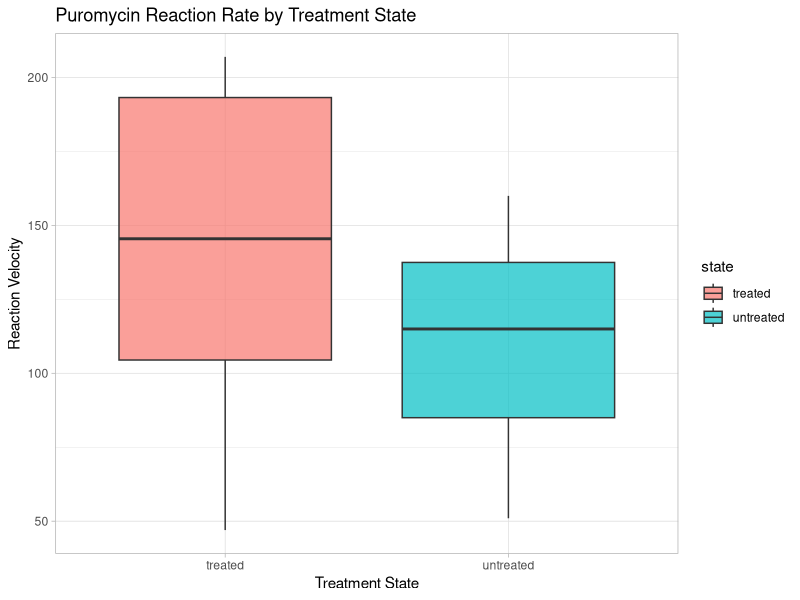
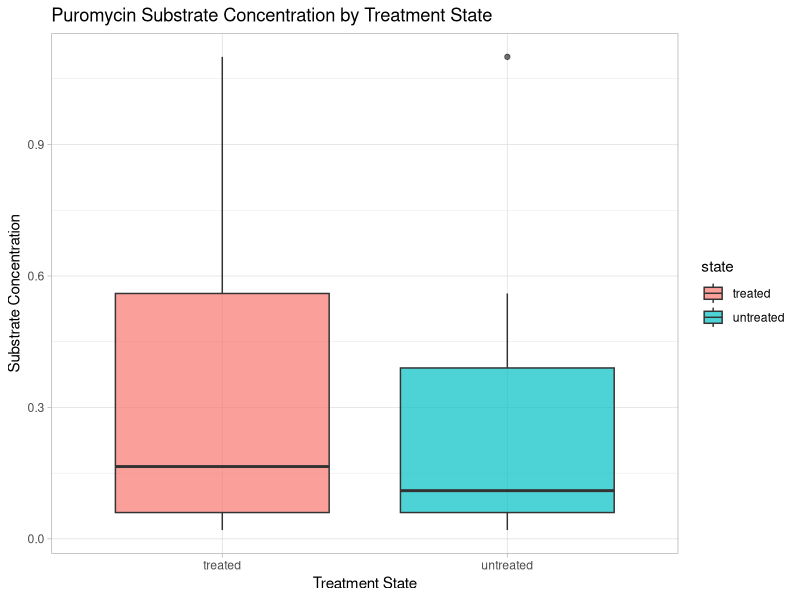
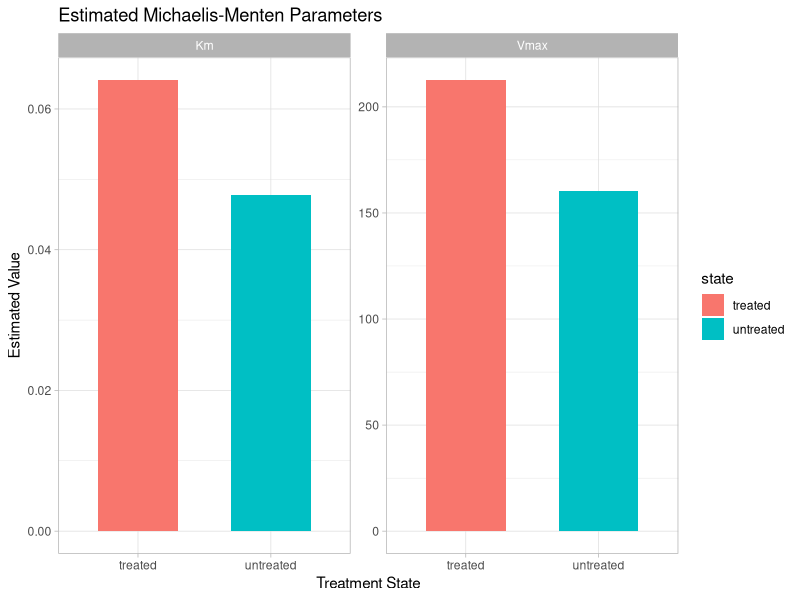
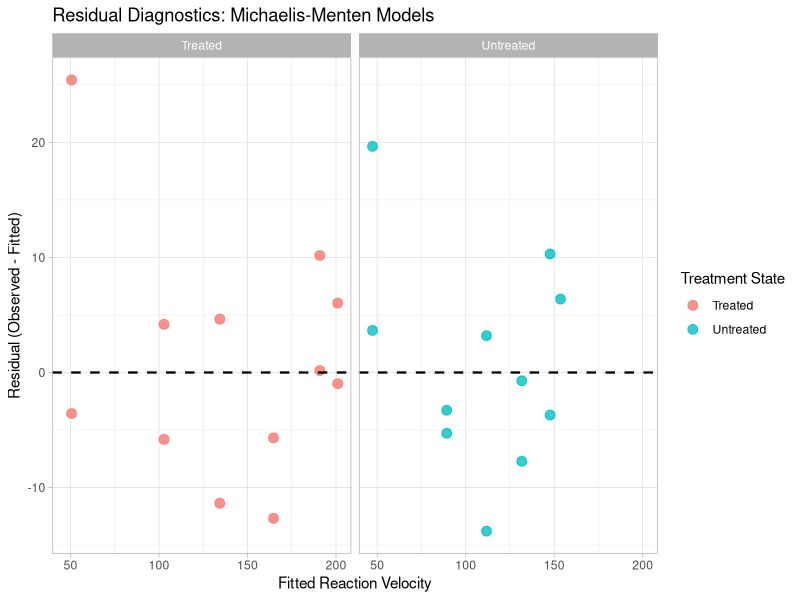
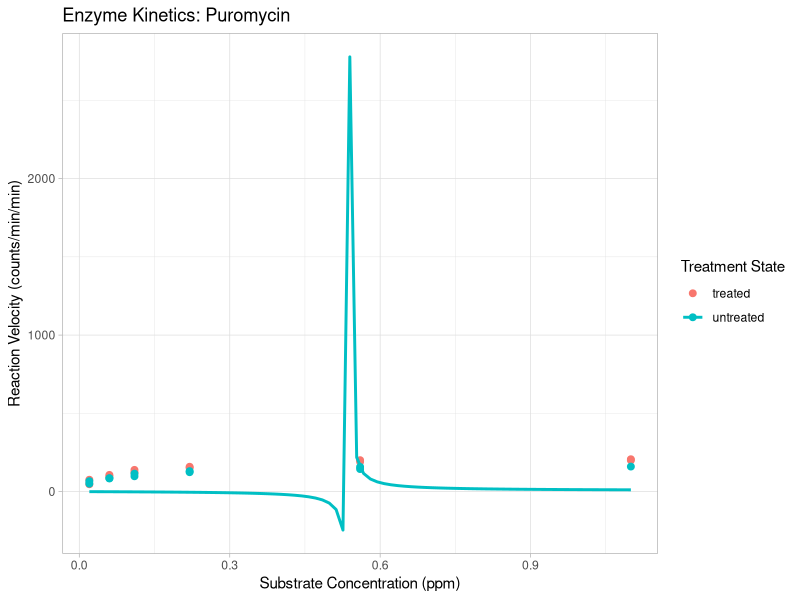
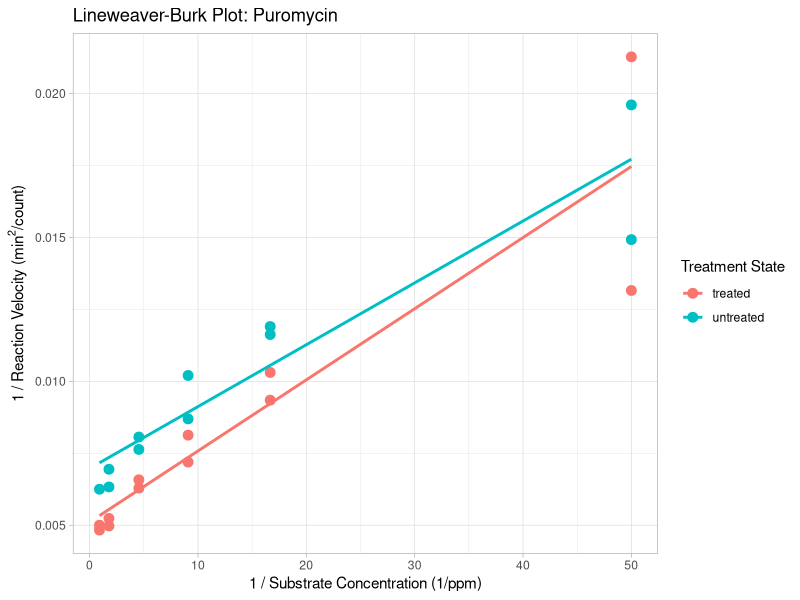
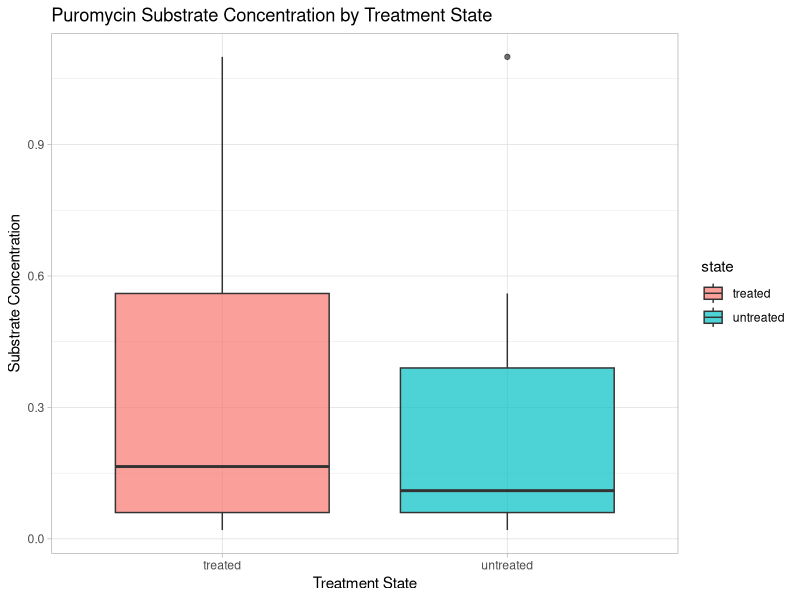
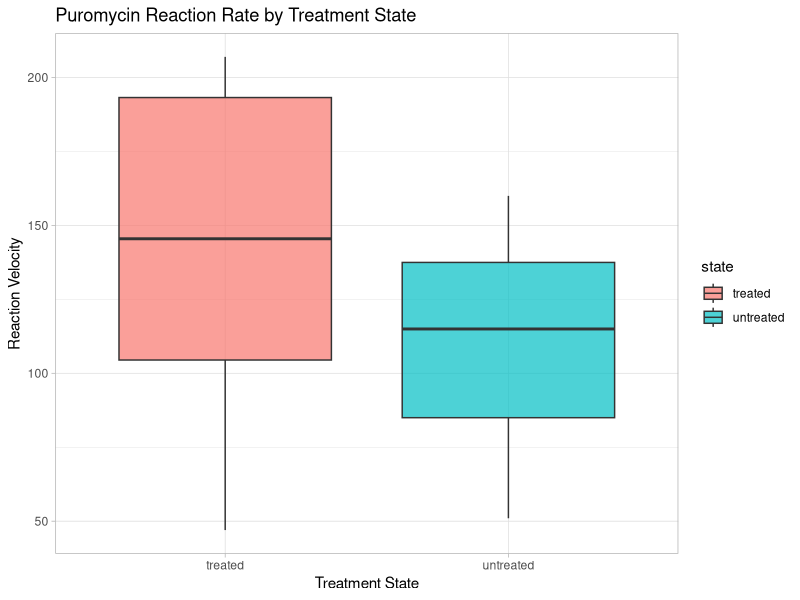

Here is the R script that generated these plots, in order:
# Enzyme Kinetics Analysis: Puromycin

# 1. Installation & Setup

# install.packages(c("ggplot2", "dplyr", "tibble"))
library(ggplot2)
library(dplyr)
library(tibble)

# Load built-in dataset
data("Puromycin")

# 2. Michaelis-Menten Plot (Nonlinear Regression)
plot_mm <- ggplot(data = Puromycin, mapping = aes(x = conc, y = rate, color = state)) +
geom_point(size = 2) + geom_smooth(method = "nls", formula = y ~ (Vmax * x) / (Km + x), 
start = list(Vmax = 200, Km = 0.1), se = FALSE) + theme_light() + labs(title = "Enzyme Kinetics: Puromycin", 
x = "Substrate Concentration (ppm)", y = "Reaction Velocity (counts/min/min)", color = "Treatment State")

# Save Michaelis-Menten plot
ggsave("puromycin_michaelis_menten.png", plot = plot_mm, width = 7, height = 5, dpi = 300)

# 3. Lineweaver-Burk Plot
plot_lb <- ggplot(Puromycin,aes(x = 1 / conc, y = 1 / rate, color = state)) + geom_point(size = 3) + geom_smooth(method = "lm", se = FALSE) + theme_light() + 
labs( title = "Lineweaver-Burk Plot: Puromycin", x = "1 / Substrate Concentration (1/ppm)", y = expression("1 / Reaction Velocity (min"^2*"/count)"), 
color = "Treatment State")
# Save Lineweaver-Burk plot
ggsave("puromycin_lineweaver_burk.png", plot = plot_lb, width = 7, height = 5, dpi = 300)

# 4. Descriptive Statistical Summary
# Calculate Means and Standard Deviations
untreated_mean <- Puromycin %>% filter(state == "untreated") %>% pull(conc) %>% mean(na.rm = TRUE)
untreated_sd <- Puromycin %>% filter(state == "untreated") %>% pull(conc) %>% sd(na.rm = TRUE)

treated_mean <- Puromycin %>% filter(state == "treated") %>% pull(conc) %>% mean(na.rm = TRUE)
treated_sd <- Puromycin %>% filter(state == "treated") %>% pull(conc) %>% sd(na.rm = TRUE)

untreated_mean_rate <- Puromycin %>% filter(state == "untreated") %>% pull(rate) %>% mean(na.rm = TRUE)
untreated_sd_rate <- Puromycin %>% filter(state == "untreated") %>% pull(rate) %>% sd(na.rm = TRUE)

treated_mean_rate <- Puromycin %>% filter(state == "treated") %>% pull(rate) %>% mean(na.rm = TRUE)
treated_sd_rate <- Puromycin %>% filter(state == "treated") %>% pull(rate) %>% sd(na.rm = TRUE)

# 5. Boxplot for Rate & Concentration
plot_conc_box <- ggplot(Puromycin, aes(x = state, y = conc, fill = state)) + geom_boxplot(alpha = 0.7) + 
theme_light() + labs(title = "Puromycin Substrate Concentration by Treatment State", x = "Treatment State", y = "Substrate Concentration")

ggsave("puromycin_conc_boxplot.png", plot = plot_conc_box, width = 7, height = 5, dpi = 300)

plot_rate_box <- ggplot(Puromycin, aes(x = state, y = rate, fill = state)) + geom_boxplot(alpha = 0.7) + theme_light() + 
labs(title = "Puromycin Reaction Rate by Treatment State", x = "Treatment State",y = "Reaction Velocity")

ggsave("puromycin_rate_boxplot.png", plot = plot_rate_box, width = 7, height = 5, dpi = 300)

plot_rate_box
plot_conc_box

# 6. Estimate Vmax and Km
treated_model <- nls(rate ~ (Vmax * conc) / (Km + conc), data = filter(Puromycin, state == "treated"), start = list(Vmax = 200, Km = 0.1))
untreated_model <- nls(rate ~ (Vmax * conc) / (Km + conc), data = filter(Puromycin, state == "untreated"), start = list(Vmax = 200, Km = 0.1))

# 95% confidence intervals for Vmax and Km
treated_ci <- confint(treated_model)
untreated_ci <- confint(untreated_model)

cat("\nTreated parameter confidence intervals:\n")
print(treated_ci)

cat("\nUntreated parameter confidence intervals:\n")
print(untreated_ci)

# Extract parameter estimates
treated_params <- coef(treated_model)
untreated_params <- coef(untreated_model)

treated_Km <- treated_params["Km"]
treated_Vmax <- treated_params["Vmax"]

untreated_Km <- untreated_params["Km"]
untreated_Vmax <- untreated_params["Vmax"]

cat("Untreated Km:", untreated_Km, "\n")
cat("Untreated Vmax:", untreated_Vmax, "\n")
cat("Treated Km:", treated_Km, "\n")
cat("Treated Vmax:", treated_Vmax, "\n")

# Create parameter comparison table
parameter_df <- tibble(state = c("treated", "untreated", "treated", "untreated"), parameter = c("Vmax", "Vmax", "Km", "Km"), value = c(treated_Vmax,
untreated_Vmax,treated_Km,untreated_Km))

# Plot parameter estimates
plot_parameters <- ggplot(parameter_df, aes(x = state, y = value, fill = state)) +
geom_col(width = 0.6) + facet_wrap(~parameter, scales = "free_y") + theme_light() + 
labs(title = "Estimated Michaelis-Menten Parameters", x = "Treatment State", y = "Estimated Value")

print(plot_parameters)

ggsave("puromycin_vmax_km_parameters.png", plot = plot_parameters, width = 7, height = 5, dpi = 300)

# 7. Residual Diagnostics
residual_df <- bind_rows(data.frame(fitted = fitted(treated_model), residuals = residuals(treated_model),
state = "Treated"), data.frame(fitted = fitted(untreated_model), residuals = residuals(untreated_model), state = "Untreated"))

plot_residuals <- ggplot(residual_df, aes(x = fitted, y = residuals, color = state)) + geom_point(size = 3, alpha = 0.8) + 
geom_hline(yintercept = 0, linetype = "dashed", linewidth = 0.8) + facet_wrap(~state) + theme_light() + labs(title = "Residual Diagnostics: Michaelis-Menten Models",
x = "Fitted Reaction Velocity", y = "Residual (Observed - Fitted)", color = "Treatment State")

print(plot_residuals)

ggsave("puromycin_residuals.png", plot = plot_residuals, width = 8, height = 5, dpi = 300)

# 8. Root Mean Square Error

treated_rmse <- sqrt(mean(residuals(treated_model)^2))
untreated_rmse <- sqrt(mean(residuals(untreated_model)^2))

cat("Treated RMSE:", treated_rmse, "\n")
cat("Untreated RMSE:", untreated_rmse, "\n")
